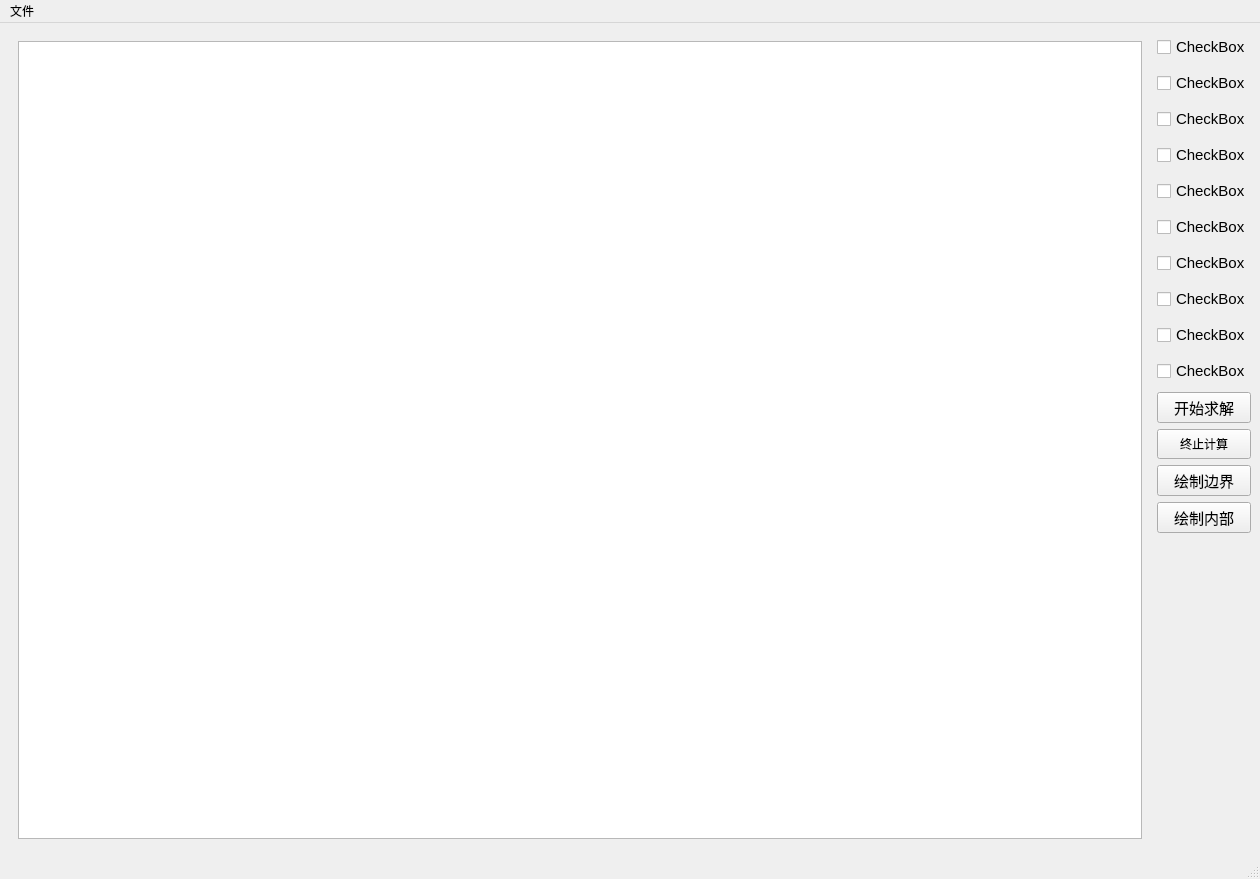
<?xml version="1.0" encoding="UTF-8"?>
<ui version="4.0">
 <class>MainWindow</class>
 <widget class="QMainWindow" name="MainWindow">
  <property name="geometry">
   <rect>
    <x>0</x>
    <y>0</y>
    <width>1260</width>
    <height>879</height>
   </rect>
  </property>
  <property name="windowTitle">
   <string>残差显示</string>
  </property>
  <widget class="QWidget" name="centralwidget">
   <layout class="QGridLayout" name="gridLayout_3">
    <item row="0" column="0">
     <widget class="QWidget" name="widget" native="true">
      <layout class="QGridLayout" name="gridLayout_2">
       <item row="0" column="0">
        <widget class="PlotWidget" name="graphicsView">
         <property name="minimumSize">
          <size>
           <width>1021</width>
           <height>721</height>
          </size>
         </property>
        </widget>
       </item>
      </layout>
     </widget>
    </item>
    <item row="0" column="1">
     <layout class="QGridLayout" name="gridLayout_4">
      <item row="6" column="0">
       <widget class="QCheckBox" name="checkBox_7">
        <property name="minimumSize">
         <size>
          <width>0</width>
          <height>30</height>
         </size>
        </property>
        <property name="font">
         <font>
          <pointsize>11</pointsize>
         </font>
        </property>
        <property name="text">
         <string>CheckBox</string>
        </property>
       </widget>
      </item>
      <item row="0" column="0">
       <widget class="QCheckBox" name="checkBox">
        <property name="minimumSize">
         <size>
          <width>0</width>
          <height>30</height>
         </size>
        </property>
        <property name="maximumSize">
         <size>
          <width>16777215</width>
          <height>30</height>
         </size>
        </property>
        <property name="font">
         <font>
          <pointsize>11</pointsize>
         </font>
        </property>
        <property name="text">
         <string>CheckBox</string>
        </property>
       </widget>
      </item>
      <item row="14" column="0">
       <spacer name="verticalSpacer">
        <property name="orientation">
         <enum>Qt::Vertical</enum>
        </property>
        <property name="sizeHint" stdset="0">
         <size>
          <width>20</width>
          <height>40</height>
         </size>
        </property>
       </spacer>
      </item>
      <item row="11" column="0">
       <widget class="QPushButton" name="btnstop">
        <property name="minimumSize">
         <size>
          <width>0</width>
          <height>30</height>
         </size>
        </property>
        <property name="text">
         <string>终止计算</string>
        </property>
       </widget>
      </item>
      <item row="12" column="0">
       <widget class="QPushButton" name="btnbianjie">
        <property name="minimumSize">
         <size>
          <width>0</width>
          <height>30</height>
         </size>
        </property>
        <property name="font">
         <font>
          <pointsize>11</pointsize>
         </font>
        </property>
        <property name="text">
         <string>绘制边界</string>
        </property>
       </widget>
      </item>
      <item row="10" column="0">
       <widget class="QPushButton" name="pushButton">
        <property name="minimumSize">
         <size>
          <width>0</width>
          <height>30</height>
         </size>
        </property>
        <property name="font">
         <font>
          <pointsize>11</pointsize>
         </font>
        </property>
        <property name="text">
         <string>开始求解</string>
        </property>
       </widget>
      </item>
      <item row="2" column="0">
       <widget class="QCheckBox" name="checkBox_3">
        <property name="minimumSize">
         <size>
          <width>0</width>
          <height>30</height>
         </size>
        </property>
        <property name="font">
         <font>
          <pointsize>11</pointsize>
         </font>
        </property>
        <property name="text">
         <string>CheckBox</string>
        </property>
       </widget>
      </item>
      <item row="4" column="0">
       <widget class="QCheckBox" name="checkBox_5">
        <property name="minimumSize">
         <size>
          <width>0</width>
          <height>30</height>
         </size>
        </property>
        <property name="font">
         <font>
          <pointsize>11</pointsize>
         </font>
        </property>
        <property name="text">
         <string>CheckBox</string>
        </property>
       </widget>
      </item>
      <item row="3" column="0">
       <widget class="QCheckBox" name="checkBox_4">
        <property name="minimumSize">
         <size>
          <width>0</width>
          <height>30</height>
         </size>
        </property>
        <property name="font">
         <font>
          <pointsize>11</pointsize>
         </font>
        </property>
        <property name="text">
         <string>CheckBox</string>
        </property>
       </widget>
      </item>
      <item row="7" column="0">
       <widget class="QCheckBox" name="checkBox_8">
        <property name="minimumSize">
         <size>
          <width>0</width>
          <height>30</height>
         </size>
        </property>
        <property name="font">
         <font>
          <pointsize>11</pointsize>
         </font>
        </property>
        <property name="text">
         <string>CheckBox</string>
        </property>
       </widget>
      </item>
      <item row="9" column="0">
       <widget class="QCheckBox" name="checkBox_10">
        <property name="minimumSize">
         <size>
          <width>0</width>
          <height>30</height>
         </size>
        </property>
        <property name="font">
         <font>
          <pointsize>11</pointsize>
         </font>
        </property>
        <property name="text">
         <string>CheckBox</string>
        </property>
       </widget>
      </item>
      <item row="1" column="0">
       <widget class="QCheckBox" name="checkBox_2">
        <property name="minimumSize">
         <size>
          <width>0</width>
          <height>30</height>
         </size>
        </property>
        <property name="maximumSize">
         <size>
          <width>16777215</width>
          <height>30</height>
         </size>
        </property>
        <property name="font">
         <font>
          <pointsize>11</pointsize>
         </font>
        </property>
        <property name="text">
         <string>CheckBox</string>
        </property>
       </widget>
      </item>
      <item row="5" column="0">
       <widget class="QCheckBox" name="checkBox_6">
        <property name="minimumSize">
         <size>
          <width>0</width>
          <height>30</height>
         </size>
        </property>
        <property name="font">
         <font>
          <pointsize>11</pointsize>
         </font>
        </property>
        <property name="text">
         <string>CheckBox</string>
        </property>
       </widget>
      </item>
      <item row="8" column="0">
       <widget class="QCheckBox" name="checkBox_9">
        <property name="minimumSize">
         <size>
          <width>0</width>
          <height>30</height>
         </size>
        </property>
        <property name="font">
         <font>
          <pointsize>11</pointsize>
         </font>
        </property>
        <property name="text">
         <string>CheckBox</string>
        </property>
       </widget>
      </item>
      <item row="13" column="0">
       <widget class="QPushButton" name="btninner">
        <property name="minimumSize">
         <size>
          <width>0</width>
          <height>30</height>
         </size>
        </property>
        <property name="font">
         <font>
          <pointsize>11</pointsize>
         </font>
        </property>
        <property name="text">
         <string>绘制内部</string>
        </property>
       </widget>
      </item>
     </layout>
    </item>
   </layout>
  </widget>
  <widget class="QMenuBar" name="menubar">
   <property name="geometry">
    <rect>
     <x>0</x>
     <y>0</y>
     <width>1260</width>
     <height>23</height>
    </rect>
   </property>
   <widget class="QMenu" name="menudd">
    <property name="title">
     <string>文件</string>
    </property>
    <addaction name="actionopen"/>
    <addaction name="actionsave"/>
    <addaction name="separator"/>
   </widget>
   <addaction name="menudd"/>
  </widget>
  <widget class="QStatusBar" name="statusbar"/>
  <action name="actionopen">
   <property name="text">
    <string>打开残值文件</string>
   </property>
  </action>
  <action name="actionsave">
   <property name="text">
    <string>保存截图</string>
   </property>
  </action>
 </widget>
 <customwidgets>
  <customwidget>
   <class>PlotWidget</class>
   <extends>QGraphicsView</extends>
   <header>pyqtgraph</header>
  </customwidget>
 </customwidgets>
 <resources/>
 <connections/>
</ui>
